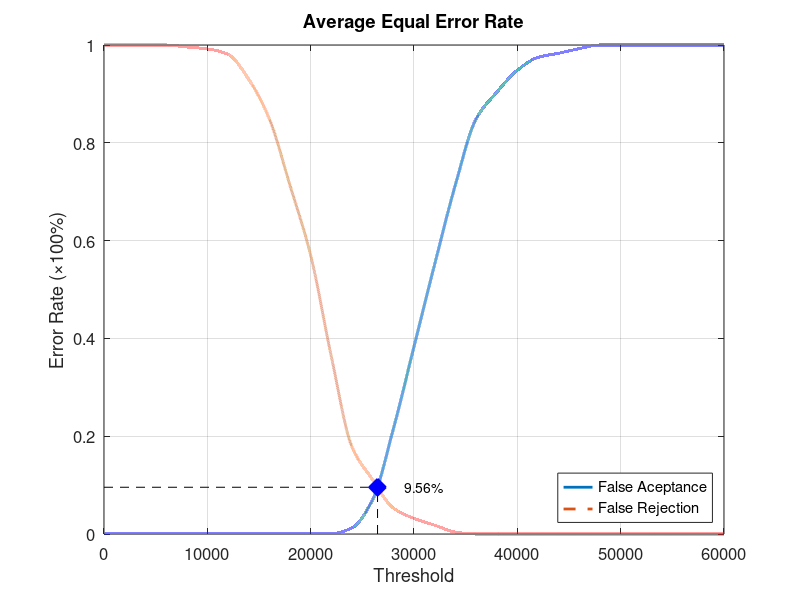
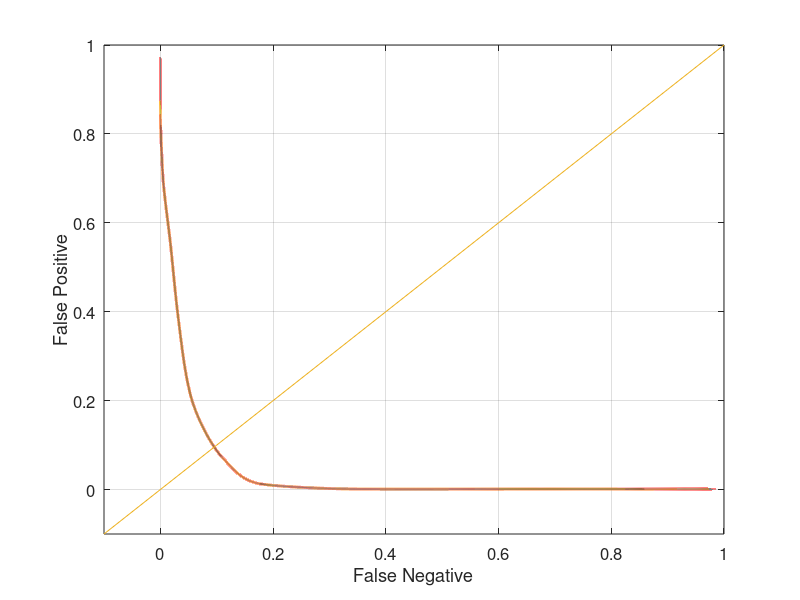

Recreate these plots in MATLAB, in order.
function yEER = Database3Average
close all;
clear;
clc;
x = 0:2000:60000;
xq = 0:0.5:60000;

y0 = [0 0.00105263 0.00105263 0.00105263 0.00105263 0.00105263 0.00105263 0.00105263 0.00105263 0.00105263 0.00105263 0.00105263 0.0126316 0.0705263 0.214737 0.383158 0.551579 0.713684 0.848421 0.903158 0.948421 0.974737 0.983158 0.992632 1 1 1 1 1 1 1];
yy0 = interp1(x, y0, xq, 'pchip');
y1 = [1 1 1 1 0.996 0.992 0.981 0.93 0.849 0.713 0.57 0.363 0.178 0.111 0.053 0.032 0.018 0.004 0 0 0 0 0 0 0 0 0 0 0 0 0];
yy1 = interp1(x, y1, xq, 'pchip');

% Calculating EER: 
y2 = abs(y0 - y1);
find(y2 == min(y2))
yy2 = abs(yy0 - yy1);
xEER = find(yy2 == min(yy2));
xEERIndex = xq(xEER) % X-axis EER
yEER = yy0(xEER) % Y-axis EER

main = figure
plot(xq, yy0,'-','LineWidth', 2);	hold on
plot(xq, yy1,'--','LineWidth', 2);	hold on
plot([xEERIndex xEERIndex], [0 yEER], 'k--');	hold on
plot([0 xEERIndex], [yEER yEER], 'k--');	hold on
plot(xEERIndex, yEER, 'bx', 'LineWidth', 10);	hold on
text(xEERIndex + 10 * xEERIndex / 100, yEER, [num2str(round((10000 * yEER)) / 100) '%'])
legend('False Aceptance', 'False Rejection', 'Location', 'SouthEast')
xlabel('Threshold')
ylabel('Error Rate (\times100%)')
title('Average Equal Error Rate')
set(gca, 'FontSize', 12)
axis([0 60000 0 1])
grid on

print(main, 'Database3AverageMain', '-dpng');
FNRxFPR = figure('Color', [1 1 1]);
plot(yy1, yy0, '-', yy1, yy0, 'LineWidth', 2);
hold on
y = -0.1:0.1:1
plot(y, y); 
set(gca, 'FontSize', 12)
xlabel('False Negative')
ylabel('False Positive')
axis([-0.1 1 -0.1 1])
set(gca, 'FontSize', 12)
grid on

print(FNRxFPR, 'Database3AverageFNRxFPR','-dpng');
end
